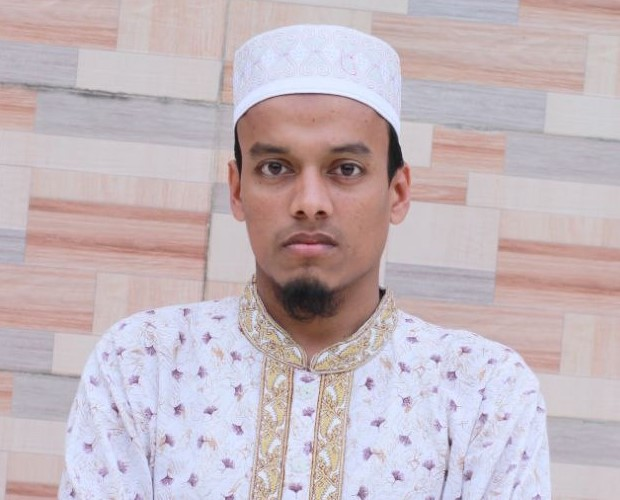
#> input picture fb profile small.jpg, 620 x 500 px
$ python soble.py
#> lines starting #> are read from the running program, lines starting #| are printed output that depends on the picture
#> further down, img is the input picture: shape (500, 620, 3); mean B, G, R 188.3, 182.3, 196.1
import numpy as np
import cv2

def laplacian_filter(img):
    h, w, c = img.shape
#> h = 500; w = 620; c = 3
    filter = np.array([[0, -1, 0], [-1, 4, -1], [0, -1, 0]])
    pad = 1
    padded = np.pad(img, ((pad, pad), (pad, pad), (0, 0)), mode="edge")

    filtered = np.zeros_like(img, dtype=np.float32)

    # convolution
    for i in range(h):
        for j in range(w):
            for k in range(c):
                window = padded[i : i + 3, j : j + 3, k]
                res = np.sum(window * filter)
                filtered[i, j, k] = res
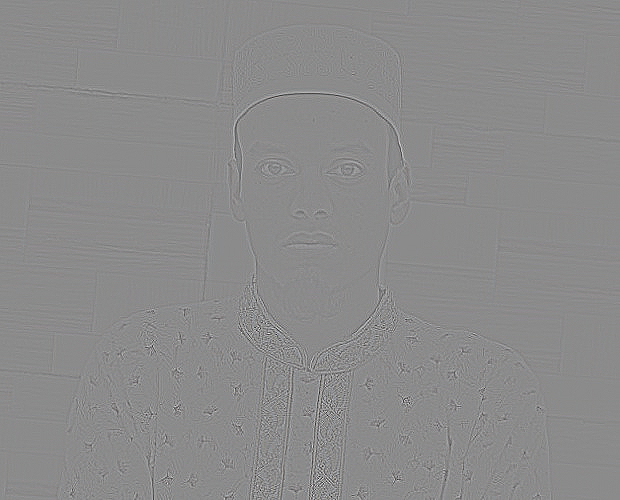
#> filtered: shape (500, 620, 3) float32; mean B, G, R 0, 0, 0; drawn with min black and max white
    sharp = img.astype(np.float32) + filtered
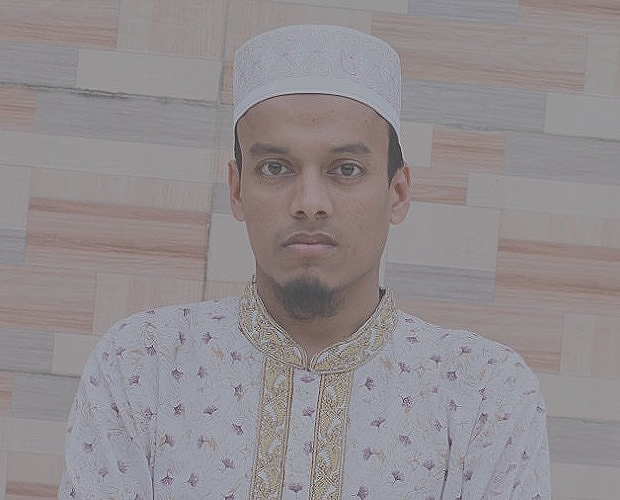
#> sharp: shape (500, 620, 3) float32; mean B, G, R 188.3, 182.3, 196.1; drawn with min black and max white
    # sharp = custom_clip(img)
    return sharp


img = cv2.imread("fb profile small.jpg")

smoothed = laplacian_filter(img)
cv2.imshow("original", img)
cv2.imshow("smooth", smoothed)
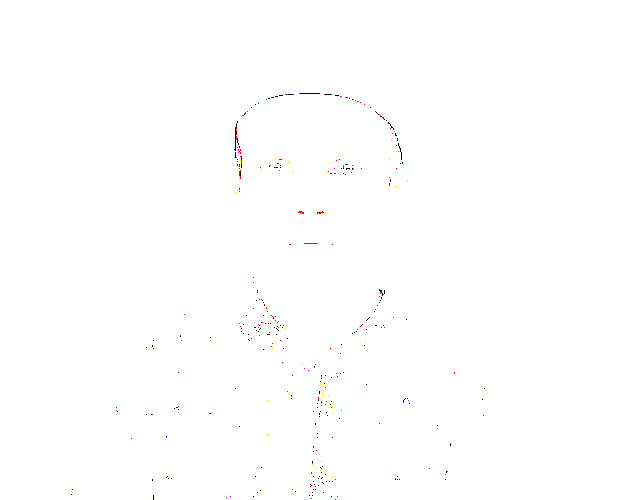
#> window 'smooth': shape (500, 620, 3); mean B, G, R 254.5, 254.5, 254.7
cv2.waitKey(0)
cv2.destroyAllWindows(0)
